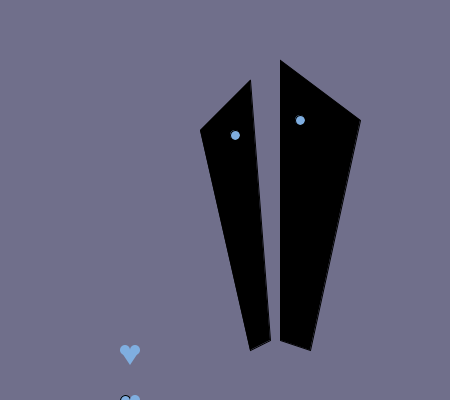
Frame 1 (no input)
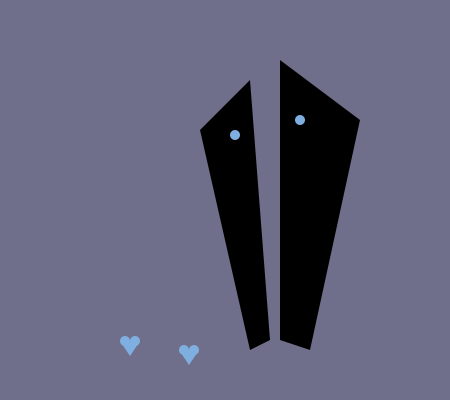
Frame 60 (the mouse pressed at the canvas centre just before this capture)
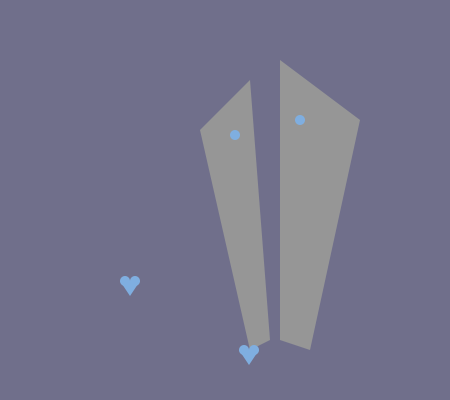
Frame 120 (the mouse held since frame 60 and released just before this capture)

The Processing sketch that drew these frames (run headless with seeded random() and noise(); from frame 60 on, the mouse is pressed at the canvas centre):

// Processing sketch: processing_1102
// ── processing_1102.pde

int y;
int z;
int a;
int b;
int c;
int d;
int e;
int value;


void setup(){
  size(450,400);

  y = 400;
  z = 415;

  a = 125;
  b = 135;
  c = 130;
  d = 140;
  e = 120;

  value=0;

}

void draw(){
  background(112,111,139); 

  //*FIGURAS
  fill(value);
  quad(250,350,200,130,250,80,270,340);
  fill(value);
  quad(280,340,280,60,360,120,310,350);

  fill(127,174,224);
  ellipse(235,135,10,10);
  fill(127,174,224);
  ellipse(300,120,10,10);

  //*CORAZON Y
  fill(127,174,224);  
  ellipse(125,y,10,10);
  noStroke();
  fill(127,174,224);
  ellipse(135,y,10,10);
  noStroke();
  fill(127,174,224);
  triangle(130,z,140,y,120,y);

  //*CORAZON X
  fill(127,174,224);  
  ellipse(a,350,10,10);
  noStroke();
  fill(127,174,224);
  ellipse(b,350,10,10);
  noStroke();
  fill(127,174,224);
  triangle(c,365,d,350,e,350);

  y = y - 1;
  if (y < -20){
    y = 450;
  }
  z = z - 1;
  if (z < -5){
    z = 465;
  }




  a += 1;
  if (a > 450){
    a = -20;
  }
  b += 1;
  if (b > 450){ 
    b = -20;
  }
  
  
  c += 1;
  if (c > 460){
    c = -10;
  }
  d += 1;
  if (d > 470){
    d = 0;
  }
  e += 1;
  if (e > 450){
    e = -20;
  }

}

void mousePressed(){
  if(value==0) {
    value = (150);
  } 
  else{
    value = (0);
  }
}
